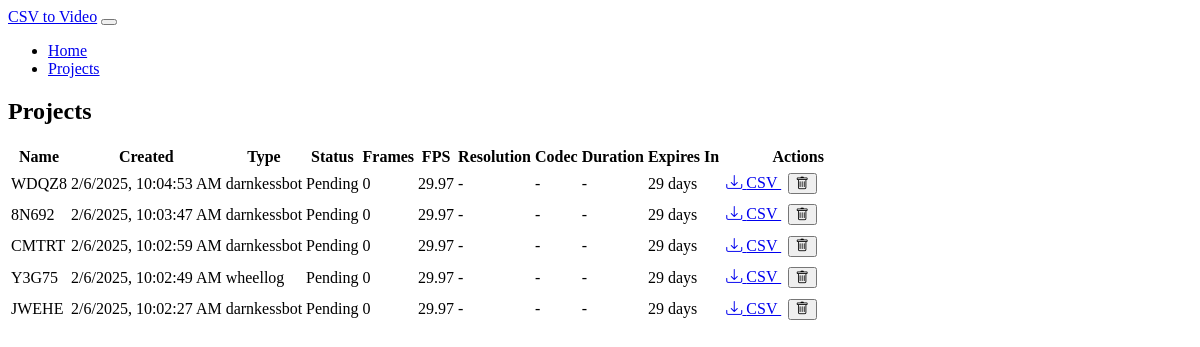
The app's page /projects with its own data.
### models.py (models this page shows, shortened)
class Project(db.Model):
    id = db.Column(db.Integer, primary_key=True)
    name = db.Column(db.String(100), nullable=False)
    csv_file = db.Column(db.String(255), nullable=False)
    csv_type = db.Column(db.String(20), nullable=False)  # 'darnkessbot' or 'wheellog'
    created_at = db.Column(db.DateTime, nullable=False, default=datetime.utcnow)
    expiry_date = db.Column(db.DateTime, nullable=False)
    frame_count = db.Column(db.Integer, default=0)
    fps = db.Column(db.Float, default=29.97)
    video_file = db.Column(db.String(255))
    codec = db.Column(db.String(10))
    resolution = db.Column(db.String(10))  # 'fullhd' or '4k'
    video_duration = db.Column(db.Float)  # Duration in seconds
    status = db.Column(db.String(20), default='pending')  # pending, processing, completed, error
    error_message = db.Column(db.Text)
    folder_number = db.Column(db.Integer)  # New field for storing unique folder number
    def days_until_expiry(self):
        if self.expiry_date:
            delta = self.expiry_date - datetime.utcnow()
            return max(0, delta.days)
        return 0
    def get_duration_str(self):
        if self.video_duration is None:
            return '-'
        minutes = int(self.video_duration // 60)
        seconds = int(self.video_duration % 60)
        return f"{minutes}:{seconds:02d}"

### app.py (the view)
@app.route('/projects')
def list_projects():
    page = request.args.get('page', 1, type=int)
    projects = Project.query.order_by(Project.created_at.desc())\
        .paginate(page=page, per_page=10, error_out=False)
    return render_template('projects.html', projects=projects)

### templates/projects.html (shortened to what this page needs)
{% extends "base.html" %}
{% block content %}
<div class="card">
    <div class="card-header">
        <h2 class="card-title">Projects</h2>
    </div>
    <div class="card-body">
        <div class="table-responsive">
            <table class="table">
                <thead>
                    <tr>
                        <th>Name</th>
                        <th>Created</th>
                        <th>Type</th>
                        <th>Status</th>
                        <th>Frames</th>
                        <th>FPS</th>
                        <th>Resolution</th>
                        <th>Codec</th>
                        <th>Duration</th>
                        <th>Expires In</th>
                        <th>Actions</th>
                    </tr>
                </thead>
                <tbody>
                    {% for project in projects.items %}
                    <tr>
                        <td>{{ project.name }}</td>
                        <td data-timestamp="{{ project.created_at.timestamp() }}">
                        </td>
                        <td>{{ project.csv_type }}</td>
                        <td>
                            <span class="badge text-bg-{{
                                'warning' if project.status == 'processing' else
                                'success' if project.status == 'completed' else
                                'danger' if project.status == 'error' else
                                'secondary'
                            }}"
                            data-project-id="{{ project.id }}"
                            data-project-status="{{ project.status }}"
                            >{{ project.status.capitalize() }}</span>
                        </td>
                        <td>{{ project.frame_count }}</td>
                        <td>{{ project.fps }}</td>
                        <td>{{ project.resolution|upper if project.resolution else '-' }}</td>
                        <td>{{ project.codec|upper if project.codec else '-' }}</td>
                        <td>{{ project.get_duration_str() }}</td>
                        <td>{{ project.days_until_expiry() }} days</td>
                        <td>
                            <a href="{{ url_for('download_file', project_id=project.id, type='processed_csv') }}"
                               class="btn btn-sm btn-info">
                                <i class="bi bi-download"></i> CSV
                            </a>
                            <button onclick="deleteProject({{ project.id }})"
                                    class="btn btn-sm btn-danger">
                                <i class="bi bi-trash"></i>
                            </button>
                        </td>
                    </tr>
                    {% endfor %}
                </tbody>
            </table>
        </div>
    </div>
</div>
{% endblock %}

### templates/base.html (shortened to what this page needs)
<!DOCTYPE html>
<html lang="en" data-bs-theme="dark">
<head>
    <link href="https://cdn.replit.com/agent/bootstrap-agent-dark-theme.min.css" rel="stylesheet">
    <link href="https://cdn.jsdelivr.net/npm/bootstrap-icons@1.7.2/font/bootstrap-icons.css" rel="stylesheet">
    <link href="{{ url_for('static', filename='css/custom.css') }}" rel="stylesheet">
</head>
<body>
    <nav class="navbar navbar-expand-lg navbar-dark bg-dark mb-4">
        <div class="container">
            <a class="navbar-brand" href="{{ url_for('index') }}">CSV to Video</a>
            <button class="navbar-toggler" type="button" data-bs-toggle="collapse" data-bs-target="#navbarNav">
            </button>
            <div class="collapse navbar-collapse" id="navbarNav">
                <ul class="navbar-nav">
                    <li class="nav-item">
                        <a class="nav-link" href="{{ url_for('index') }}">Home</a>
                    </li>
                    <li class="nav-item">
                        <a class="nav-link" href="{{ url_for('list_projects') }}">Projects</a>
                    </li>
                </ul>
            </div>
        </div>
    </nav>
    <div class="container">
        {% block content %}{% endblock %}
    </div>
</body>
</html>

### static/css/custom.css (style rules this page uses)
.card { margin-bottom: 2rem; }
.table td, .table th { vertical-align: middle; white-space: nowrap; }
.table td:last-child { min-width: 150px; }
.table-responsive { overflow-x: auto; }
.btn-sm { margin: 0.2rem; }

### records on screen
Project: name "WDQZ8", csv_type "darnkessbot", status "Pending", frame_count "0", fps "29.97", resolution "-", codec "-", get_duration_str "-", days_until_expiry "29"
Project: name "8N692", csv_type "darnkessbot", status "Pending", frame_count "0", fps "29.97", resolution "-", codec "-", get_duration_str "-", days_until_expiry "29"
Project: name "CMTRT", csv_type "darnkessbot", status "Pending", frame_count "0", fps "29.97", resolution "-", codec "-", get_duration_str "-", days_until_expiry "29"
Project: name "Y3G75", csv_type "wheellog", status "Pending", frame_count "0", fps "29.97", resolution "-", codec "-", get_duration_str "-", days_until_expiry "29"
Project: name "JWEHE", csv_type "darnkessbot", status "Pending", frame_count "0", fps "29.97", resolution "-", codec "-", get_duration_str "-", days_until_expiry "29"
